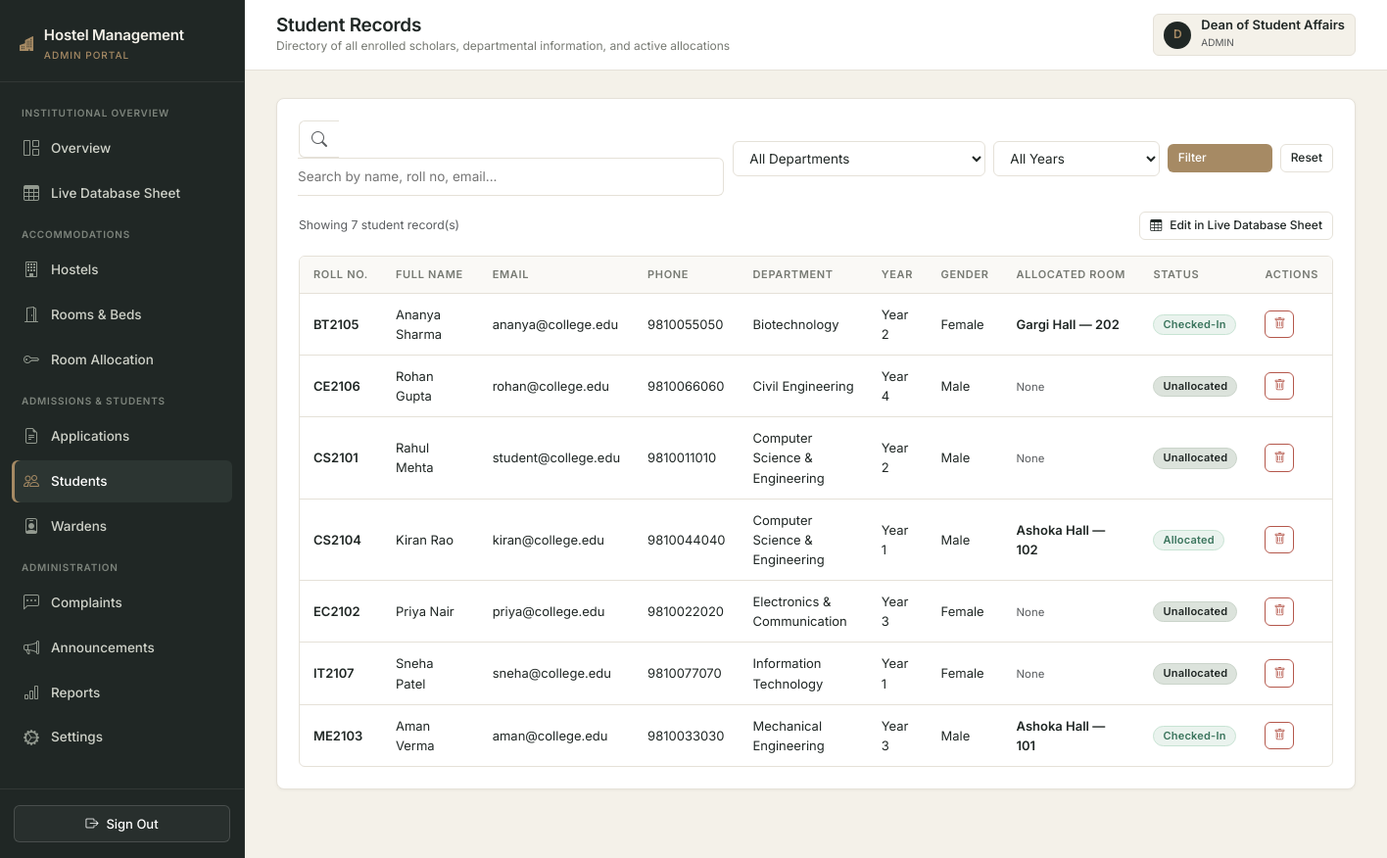
/admin/students (signed in), run on the app's committed database.
### hostel_allocation_system/app/models.py (models this page shows, shortened)
class User(UserMixin, db.Model):
    __tablename__ = "users"
    id = db.Column(db.Integer, primary_key=True)
    name = db.Column(db.String(100), nullable=False)
    email = db.Column(db.String(120), unique=True, nullable=False, index=True)
    password_hash = db.Column(db.String(255), nullable=False)
    role = db.Column(db.Enum("student", "warden", "admin", name="user_roles"), nullable=False)
    created_at = db.Column(db.DateTime, default=datetime.utcnow, nullable=False)
    student = db.relationship("Student", backref="user", uselist=False, cascade="all, delete-orphan")
    warden = db.relationship("Warden", backref="user", uselist=False, cascade="all, delete-orphan")

class Student(db.Model):
    __tablename__ = "students"
    id = db.Column(db.Integer, primary_key=True)
    user_id = db.Column(db.Integer, db.ForeignKey("users.id", ondelete="CASCADE"), unique=True, nullable=False)
    registration_number = db.Column(db.String(30), unique=True, nullable=False, index=True)
    phone = db.Column(db.String(15), nullable=False)
    department = db.Column(db.String(100), nullable=False)
    academic_year = db.Column(db.SmallInteger, nullable=False)
    gender = db.Column(db.Enum("Male", "Female", "Other", name="genders"), nullable=False)
    address = db.Column(db.String(255))
    applications = db.relationship("Application", backref="student", cascade="all, delete-orphan", lazy="dynamic")
    allocations = db.relationship("Allocation", backref="student", cascade="all, delete-orphan", lazy="dynamic")
    complaints = db.relationship("Complaint", backref="student", cascade="all, delete-orphan", lazy="dynamic")
    @property
    def active_allocation(self):
        return self.allocations.filter(Allocation.status.in_(["Allocated", "Checked-In"])).first()

class Hostel(db.Model):
    __tablename__ = "hostels"
    id = db.Column(db.Integer, primary_key=True)
    hostel_name = db.Column(db.String(100), unique=True, nullable=False)
    hostel_type = db.Column(db.Enum("Boys", "Girls", "Co-ed", name="hostel_types"), nullable=False)
    address = db.Column(db.String(255), nullable=False)
    total_rooms = db.Column(db.Integer, default=0, nullable=False)
    description = db.Column(db.Text)
    rooms = db.relationship("Room", backref="hostel", cascade="all, delete-orphan", lazy="dynamic")
    wardens = db.relationship("Warden", backref="hostel", lazy="dynamic")
    complaints = db.relationship("Complaint", backref="hostel", lazy="dynamic")
    announcements = db.relationship("Announcement", backref="hostel", lazy="dynamic")

class Room(db.Model):
    __tablename__ = "rooms"
    id = db.Column(db.Integer, primary_key=True)
    hostel_id = db.Column(db.Integer, db.ForeignKey("hostels.id", ondelete="CASCADE"), nullable=False)
    room_number = db.Column(db.String(10), nullable=False)
    room_type = db.Column(db.Enum("Single", "Double", "Triple", "Dormitory", name="room_types"), nullable=False)
    capacity = db.Column(db.SmallInteger, nullable=False)
    occupied_count = db.Column(db.SmallInteger, default=0, nullable=False)
    status = db.Column(db.Enum("Available", "Full", "Maintenance", name="room_status"), default="Available", nullable=False)
    __table_args__ = (
        db.UniqueConstraint("hostel_id", "room_number", name="uq_hostel_room_no"),
    )
    allocations = db.relationship("Allocation", backref="room", lazy="dynamic")

class Allocation(db.Model):
    __tablename__ = "allocations"
    id = db.Column(db.Integer, primary_key=True)
    student_id = db.Column(db.Integer, db.ForeignKey("students.id", ondelete="CASCADE"), nullable=False)
    room_id = db.Column(db.Integer, db.ForeignKey("rooms.id"), nullable=False)
    application_id = db.Column(db.Integer, db.ForeignKey("applications.id", ondelete="SET NULL"), nullable=True)
    allocation_date = db.Column(db.DateTime, default=datetime.utcnow, nullable=False)
    check_in_date = db.Column(db.DateTime, nullable=True)
    check_out_date = db.Column(db.DateTime, nullable=True)
    status = db.Column(db.Enum("Allocated", "Checked-In", "Checked-Out", "Cancelled", name="alloc_status"), default="Allocated", nullable=False)

### hostel_allocation_system/app/admin/routes.py (the view, shortened to what this page needs)
@bp.route("/students")
@login_required
@role_required("admin")
def students():
    query = request.args.get("q", "").strip()
    dept = request.args.get("dept", "").strip()
    year = request.args.get("year", type=int)
    students_query = Student.query.join(User)
    if dept:
        students_query = students_query.filter(Student.department == dept)
    if year:
        students_query = students_query.filter(Student.academic_year == year)
    all_students = students_query.order_by(Student.registration_number.asc()).all()
    departments = [d[0] for d in db.session.query(Student.department).distinct().all()]
    return render_template("admin/students.html",
                           students=all_students,
                           query=query,
                           selected_dept=dept,
                           selected_year=year,
                           departments=departments)

### hostel_allocation_system/app/__init__.py (called while the page is built)
@login_manager.user_loader
def load_user(user_id):
    from .models import User
    return db.session.get(User, int(user_id))

### hostel_allocation_system/app/templates/admin/students.html (shortened to what this page needs)
{% extends "shared/base.html" %}
{% block page_title %}Student Records{% endblock %}
{% block page_subtitle %}Directory of all enrolled scholars, departmental information, and active allocations{% endblock %}
{% block content %}
<div class="content-panel">
  <form method="GET" action="{{ url_for('admin.students') }}" class="row g-2 align-items-center mb-3">
    <div class="col-md-5">
      <div class="input-group">
        <span class="input-group-text bg-white border-end-0" style="border-color: var(--border-color);"><i class="bi bi-search text-muted"></i></span>
        <input type="text" name="q" class="form-control-custom border-start-0 ps-0" placeholder="Search by name, roll no, email..." value="{{ query }}">
      </div>
    </div>
    <div class="col-md-3">
      <select name="dept" class="form-select-custom" onchange="this.form.submit()">
        <option value="">All Departments</option>
      </select>
    </div>
    <div class="col-md-2">
      <select name="year" class="form-select-custom" onchange="this.form.submit()">
        <option value="">All Years</option>
      </select>
    </div>
    <div class="col-md-2 d-flex gap-2">
      <button type="submit" class="btn-custom btn-bronze btn-sm-custom flex-grow-1">Filter</button>
      <a href="{{ url_for('admin.students') }}" class="btn-custom btn-outline-custom btn-sm-custom">Reset</a>
    </div>
  </form>
  <div class="d-flex justify-content-between align-items-center mb-3">
    <span class="text-muted small">Showing {{ students|length }} student record(s)</span>
    <a href="{{ url_for('admin.sheets') }}" class="btn-custom btn-outline-custom btn-sm-custom">
      <i class="bi bi-table"></i> Edit in Live Database Sheet
    </a>
  </div>
  {% if students %}
    <div class="table-responsive-wrapper">
      <table class="custom-table">
        <thead>
          <tr>
            <th>Roll No.</th>
            <th>Full Name</th>
            <th>Email</th>
            <th>Phone</th>
            <th>Department</th>
            <th>Year</th>
            <th>Gender</th>
            <th>Allocated Room</th>
            <th>Status</th>
            <th>Actions</th>
          </tr>
        </thead>
        <tbody>
          {% for s in students %}
            {% set alloc = s.active_allocation %}
            <tr>
              <td class="fw-semibold">{{ s.registration_number }}</td>
              <td>{{ s.user.name }}</td>
              <td>{{ s.user.email }}</td>
              <td>{{ s.phone }}</td>
              <td>{{ s.department }}</td>
              <td>Year {{ s.academic_year }}</td>
              <td>{{ s.gender }}</td>
              <td>
                {% if alloc and alloc.room %}
                  <span class="fw-semibold">{{ alloc.room.hostel.hostel_name }} — {{ alloc.room.room_number }}</span>
                {% else %}
                  <span class="text-muted small">None</span>
                {% endif %}
              </td>
              <td>
                {% if alloc %}
                  {{ alloc.status|status_badge|safe }}
                {% else %}
                  <span class="custom-badge badge-neutral">Unallocated</span>
                {% endif %}
              </td>
              <td>
                <form method="POST" action="{{ url_for('admin.delete_student', student_id=s.id) }}"
                      onsubmit="return confirm('Permanently delete student {{ s.registration_number }}? All active allocations and records will be deleted.');" class="d-inline">
                  <button type="submit" class="btn-custom btn-danger-outline btn-sm-custom py-1 px-2" title="Delete Student Record">
                    <i class="bi bi-trash"></i>
                  </button>
                </form>
              </td>
            </tr>
          {% endfor %}
        </tbody>
      </table>
    </div>
  {% else %}
    <div class="text-center py-5 text-muted small">No students found matching your criteria.</div>
  {% endif %}
</div>
{% endblock %}

### hostel_allocation_system/app/templates/shared/base.html (shortened to what this page needs)
<!DOCTYPE html>
<html lang="en">
<head>
  <link rel="stylesheet" href="https://cdn.jsdelivr.net/npm/bootstrap@5.3.3/dist/css/bootstrap.min.css">
  <link rel="stylesheet" href="https://cdn.jsdelivr.net/npm/bootstrap-icons@1.11.3/font/bootstrap-icons.min.css">
  <link rel="stylesheet" href="{{ url_for('static', filename='css/main.css') }}">
</head>
<body>
{% if current_user.is_authenticated %}
  <div class="app-wrapper">
    <aside class="app-sidebar">
      <div class="sidebar-header">
        <div class="sidebar-brand">
          <i class="bi bi-buildings-fill text-warning" style="color: var(--accent-bronze) !important;"></i>
          <div>
            <div>Hostel Management</div>
            <small>{{ current_user.role }} portal</small>
          </div>
        </div>
      </div>
      <nav class="sidebar-nav">
        {% if current_user.role == 'admin' %}
          <div class="nav-section-title">Institutional Overview</div>
          <a href="{{ url_for('admin.overview') }}" class="{{ 'active' if request.endpoint == 'admin.overview' else '' }}">
            <i class="bi bi-grid-1x2"></i> Overview
          </a>
          <a href="{{ url_for('admin.sheets') }}" class="{{ 'active' if request.endpoint == 'admin.sheets' else '' }}">
            <i class="bi bi-table"></i> Live Database Sheet
          </a>
          <div class="nav-section-title">Accommodations</div>
          <a href="{{ url_for('admin.hostels') }}" class="{{ 'active' if request.endpoint == 'admin.hostels' else '' }}">
            <i class="bi bi-building"></i> Hostels
          </a>
          <a href="{{ url_for('admin.rooms') }}" class="{{ 'active' if request.endpoint == 'admin.rooms' else '' }}">
            <i class="bi bi-door-open"></i> Rooms & Beds
          </a>
          <a href="{{ url_for('admin.allocations') }}" class="{{ 'active' if request.endpoint == 'admin.allocations' else '' }}">
            <i class="bi bi-key"></i> Room Allocation
          </a>
          <div class="nav-section-title">Admissions & Students</div>
          <a href="{{ url_for('admin.applications') }}" class="{{ 'active' if request.endpoint == 'admin.applications' else '' }}">
            <i class="bi bi-file-earmark-text"></i> Applications
          </a>
          <a href="{{ url_for('admin.students') }}" class="{{ 'active' if request.endpoint == 'admin.students' else '' }}">
            <i class="bi bi-people"></i> Students
          </a>
          <a href="{{ url_for('admin.wardens') }}" class="{{ 'active' if request.endpoint == 'admin.wardens' else '' }}">
            <i class="bi bi-person-badge"></i> Wardens
          </a>
          <div class="nav-section-title">Administration</div>
          <a href="{{ url_for('admin.complaints') }}" class="{{ 'active' if request.endpoint == 'admin.complaints' else '' }}">
            <i class="bi bi-chat-left-dots"></i> Complaints
          </a>
          <a href="{{ url_for('admin.announcements') }}" class="{{ 'active' if request.endpoint == 'admin.announcements' else '' }}">
            <i class="bi bi-megaphone"></i> Announcements
          </a>
          <a href="{{ url_for('admin.reports') }}" class="{{ 'active' if request.endpoint == 'admin.reports' else '' }}">
            <i class="bi bi-bar-chart"></i> Reports
          </a>
          <a href="{{ url_for('admin.settings') }}" class="{{ 'active' if request.endpoint == 'admin.settings' else '' }}">
            <i class="bi bi-gear-wide-connected"></i> Settings
          </a>
        {% endif %}
      </nav>
      <div class="sidebar-footer">
        <a href="{{ url_for('auth.logout') }}" class="btn-custom btn-outline-custom w-100 justify-content-center text-white" style="border-color: rgba(255,255,255,0.15); background: rgba(255,255,255,0.04);">
          <i class="bi bi-box-arrow-right"></i> Sign Out
        </a>
      </div>
    </aside>
    <div class="app-main">
      <header class="app-topbar">
        <div class="d-flex align-items-center gap-3">
          <div class="topbar-title">
            <h1>{% block page_title %}Dashboard{% endblock %}</h1>
            <div class="breadcrumb-sub">{% block page_subtitle %}{{ college_name }}{% endblock %}</div>
          </div>
        </div>
        <div class="topbar-actions">
          <div class="user-profile-badge">
            <div class="user-avatar">{{ current_user.name[:1] }}</div>
            <div>
              <div class="fw-semibold lh-1">{{ current_user.name }}</div>
              <small class="text-muted text-uppercase" style="font-size: 10px;">{{ current_user.role }}</small>
            </div>
          </div>
        </div>
      </header>
      <div class="app-content">
        {% block content %}{% endblock %}
      </div>
    </div>
  </div>
{% endif %}
</body>
</html>

### data on the page
User: role "ADMIN", name "D", name "Dean of Student Affairs"
Student: registration_number "BT2105", user.name "Ananya Sharma", user.email "ananya@college.edu", phone "9810055050", department "Biotechnology", academic_year "2", gender "Female"
Hostel: room.hostel.hostel_name "Gargi Hall"
Room: room.room_number "202"
Allocation: status|status_badge "Checked-In"
Student: registration_number "CE2106", user.name "Rohan Gupta", user.email "rohan@college.edu", phone "9810066060", department "Civil Engineering", academic_year "4", gender "Male", shows "None", shows "Unallocated"
Student: registration_number "CS2101", user.name "Rahul Mehta", user.email "student@college.edu", phone "9810011010", department "Computer Science & Engineering", academic_year "2", gender "Male", shows "None", shows "Unallocated"
Student: registration_number "CS2104", user.name "Kiran Rao", user.email "kiran@college.edu", phone "9810044040", department "Computer Science & Engineering", academic_year "1", gender "Male"
Hostel: room.hostel.hostel_name "Ashoka Hall"
Room: room.room_number "102"
Allocation: status|status_badge "Allocated"
Student: registration_number "EC2102", user.name "Priya Nair", user.email "priya@college.edu", phone "9810022020", department "Electronics & Communication", academic_year "3", gender "Female", shows "None", shows "Unallocated"
Student: registration_number "IT2107", user.name "Sneha Patel", user.email "sneha@college.edu", phone "9810077070", department "Information Technology", academic_year "1", gender "Female", shows "None", shows "Unallocated"
Student: registration_number "ME2103", user.name "Aman Verma", user.email "aman@college.edu", phone "9810033030", department "Mechanical Engineering", academic_year "3", gender "Male"
Room: room.room_number "101"
Allocation: status|status_badge "Checked-In"

### other printed values
{{ students|length }} "7"
